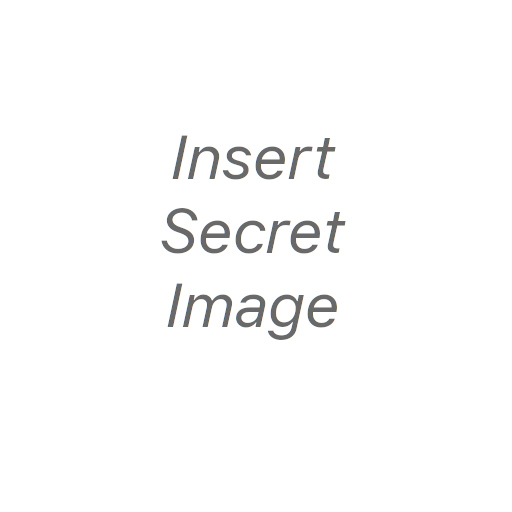
%> input picture Source Codes/InsertPlaceholder.png, 512 x 512 px
$ octave noisy.m   (GNU Octave 9; MATLAB toolbox functions it lacks are replaced by stand-ins)
%> lines starting %> are read from the running program, lines starting %| are printed output that depends on the picture
clc;clear;close all;

tic

[filename, filepath] = uigetfile({'*.jpg;*.png;*.bmp;*.tif', 'Image Files (*.jpg, *.png, *.bmp, *.tif)'; '*.*', 'All Files (*.*)'}, 'Select an image');
%> the answer given: InsertPlaceholder.png
if isequal(filename, 0)
    fprintf('User canceled the file selection. Exiting.\n');
    return;
end

image = imread(fullfile(filepath, filename));
%> image is the input picture: size 512x512x3 uint8; mean R, G, B 251.2, 251.2, 251.2

Gnoise = imnoise(image,'gaussian');
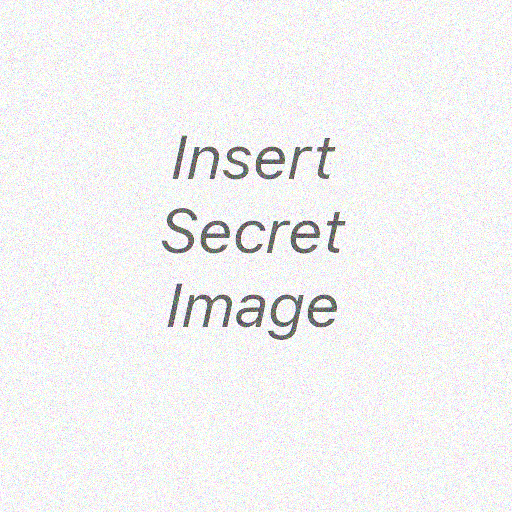
%> Gnoise: size 512x512x3 uint8; mean R, G, B 241.4, 241.3, 241.3
SPnoise = imnoise(image,'salt & pepper');
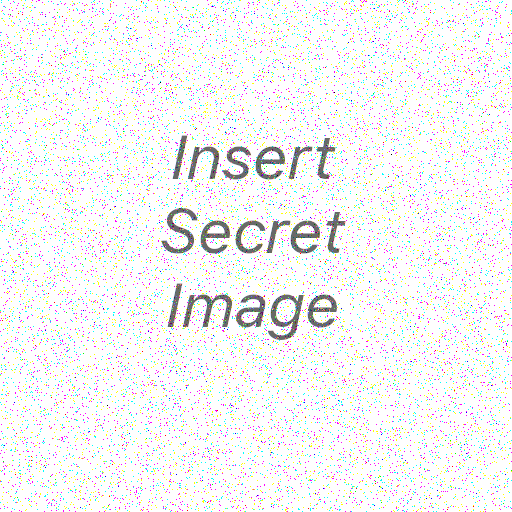
%> SPnoise: size 512x512x3 uint8; mean R, G, B 245.1, 245, 245
Snoise = imnoise(image,'speckle');
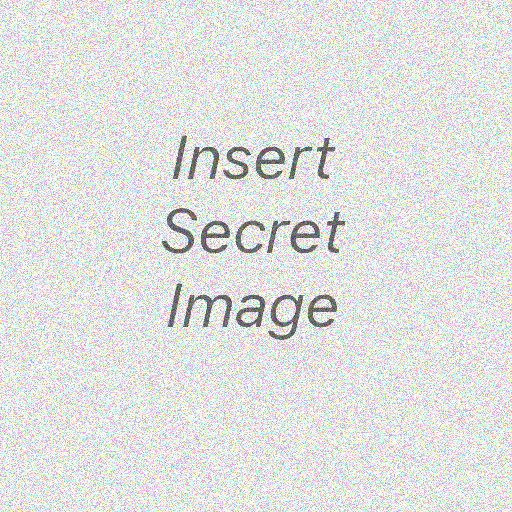
%> Snoise: size 512x512x3 uint8; mean R, G, B 227.2, 227.2, 227.3
Pnoise = imnoise(image,'poisson');

figure;
sgtitle('Various Noisy Images');

subplot(2,3,1)
imshow(image);
title('Original');

subplot(2,3,2);
imshow(Gnoise);
title('Gaussian Noise');

subplot(2,3,3);
imshow(SPnoise);
title('Salt & Pepper Noise');

subplot(2,3,4);
imshow(Snoise);
title('Speckle Noise');

subplot(2,3,5);
imshow(Pnoise);
title('Poisson Noise');

imwrite(Gnoise, 'GAUSSIAN.png');
imwrite(SPnoise, 'SALT N PEPPER.png');
imwrite(Snoise,'SPECKLE.png');
imwrite(Pnoise,'POISSON.png');

timeElapsed = toc

$ run again, on Source Codes/SharePlaceholder.png
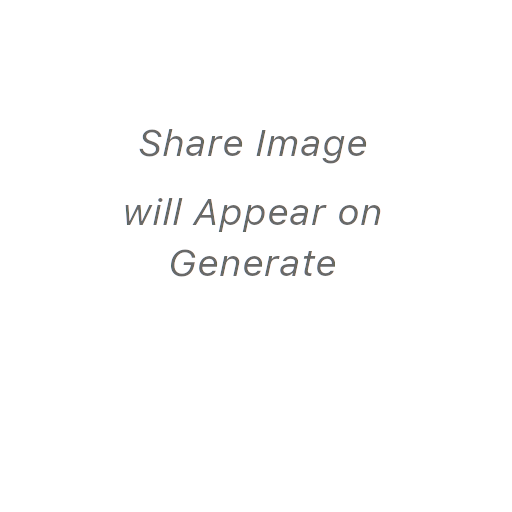
%> input picture Source Codes/SharePlaceholder.png, 512 x 512 px
%> image is the input picture: size 512x512x3 uint8; mean R, G, B 252.4, 252.4, 252.4
%> `SPnoise = imnoise(image,'salt & pepper');`:
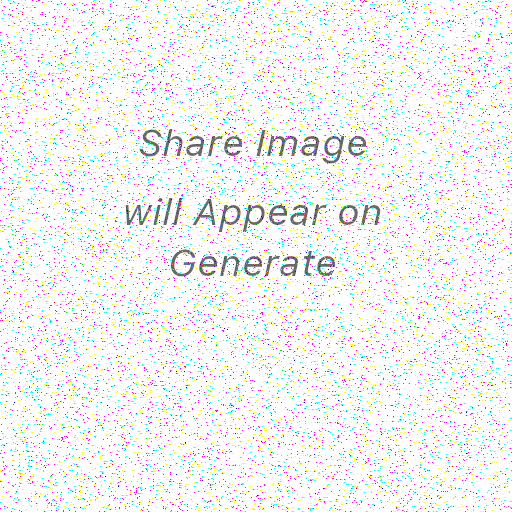
%> SPnoise: size 512x512x3 uint8; mean R, G, B 246.2, 246.1, 246.1
%> `Snoise = imnoise(image,'speckle');`:
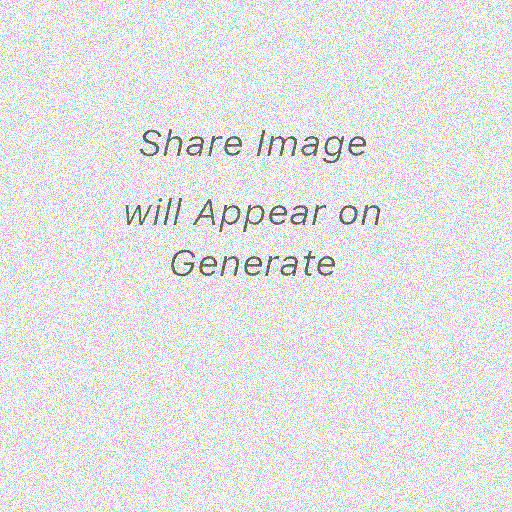
%> Snoise: size 512x512x3 uint8; mean R, G, B 228.2, 228.2, 228.3
